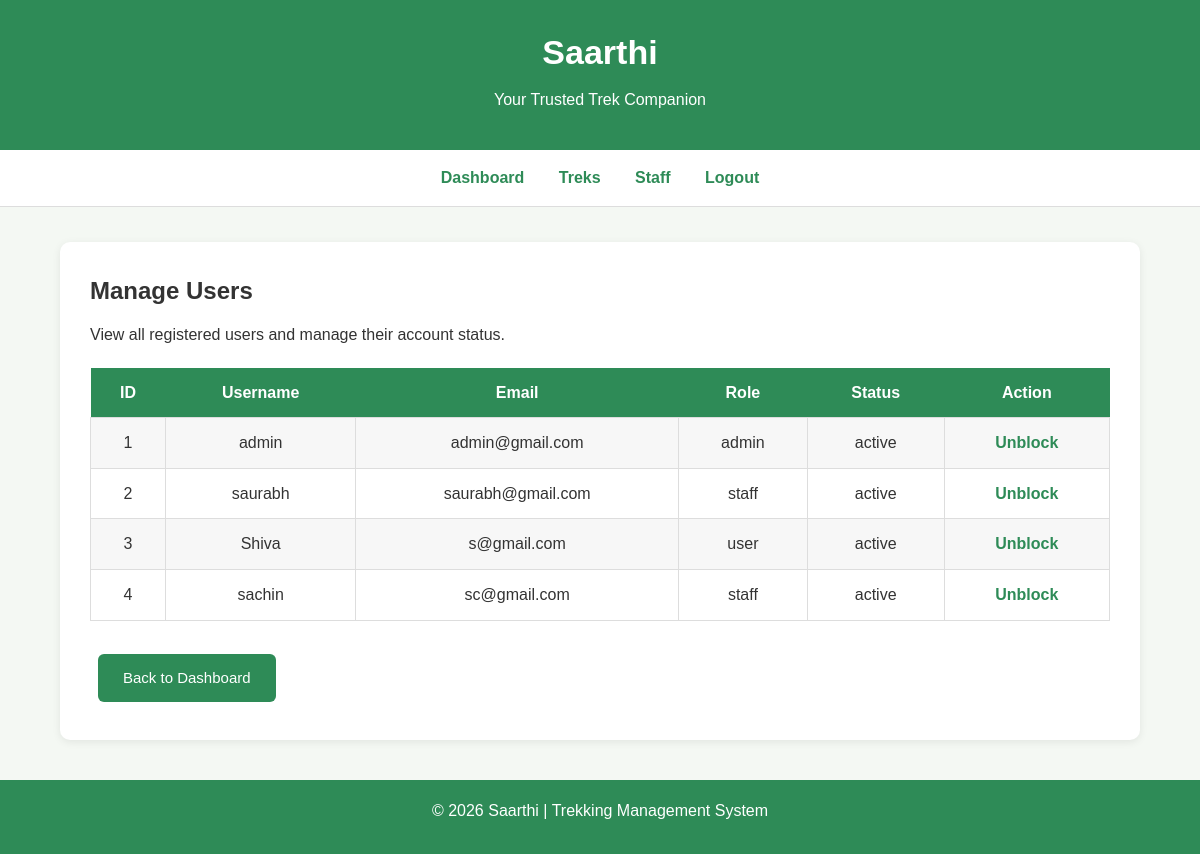
/users, run on an earlier commit of the app's database.
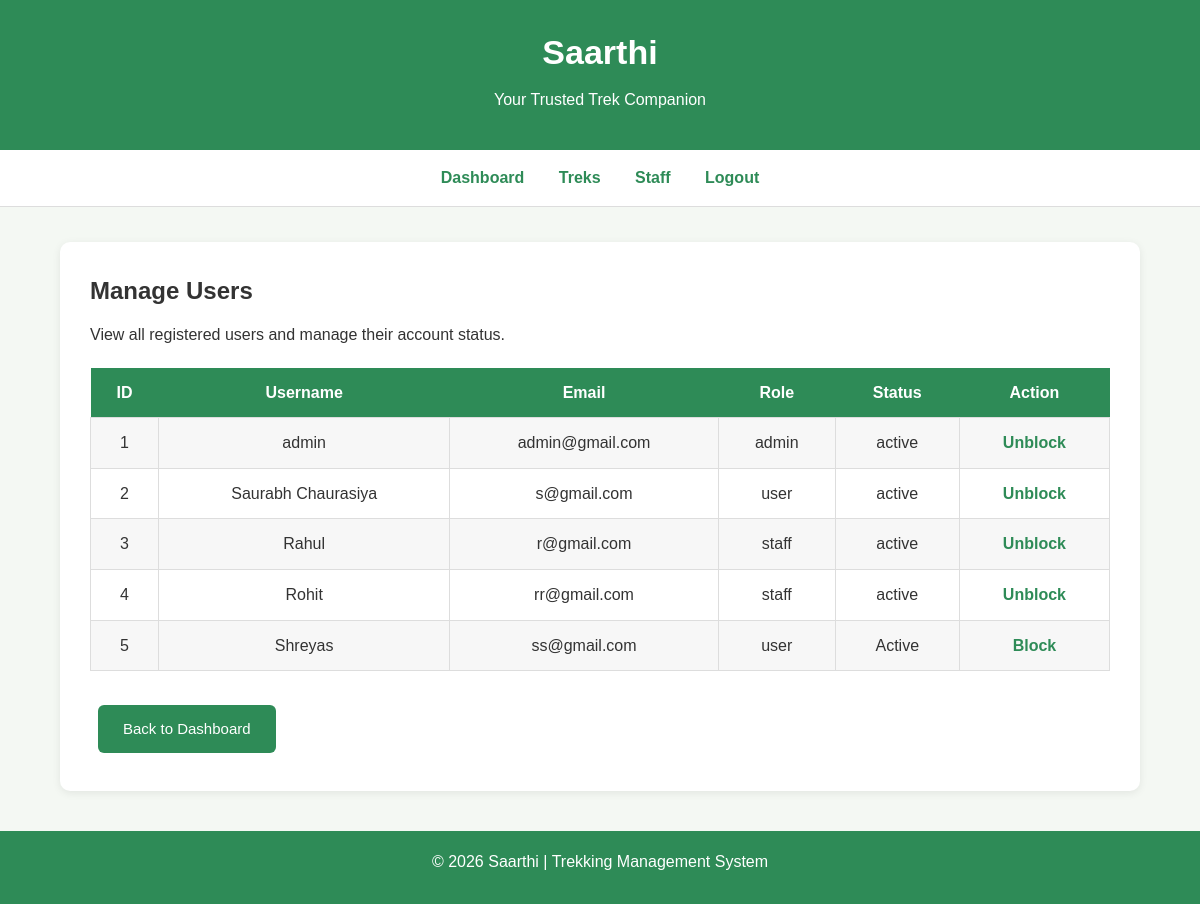
And on a later commit of the database.
### app.py (models this page shows)
class User(db.Model):
    id = db.Column(db.Integer, primary_key=True)
    username = db.Column(db.String(50), unique=True, nullable=False)
    email = db.Column(db.String(120), unique=True, nullable=False)
    password = db.Column(db.String(60), nullable=False)
    role = db.Column(db.String(20), nullable = False)
    status = db.Column(db.String(20), default="active")

### app.py (the view)
@app.route("/users")
def manage_users():
    users = User.query.all()
    return render_template('Admin/manage_users.html', users=users)

### templates/Admin/manage_users.html (shortened to what this page needs)
<!doctype html>
<html lang="en">
  <head>
    <link
      rel="stylesheet"
      href="{{ url_for('static', filename='css/style.css') }}"
    />
  </head>
  <body>
    <header>
      <h1>Saarthi</h1>
      <p>Your Trusted Trek Companion</p>
    </header>
    <nav>
      <a href="/admin_dashboard">Dashboard</a>
      <a href="/treks">Treks</a>
      <a href="/staff">Staff</a>
      <a href="/logout">Logout</a>
    </nav>
    <div class="container">
      <div class="card">
        <h2>Manage Users</h2>
        <p>View all registered users and manage their account status.</p>
        <table>
          <tr>
            <th>ID</th>
            <th>Username</th>
            <th>Email</th>
            <th>Role</th>
            <th>Status</th>
            <th>Action</th>
          </tr>
          {% for user in users %}
          <tr>
            <td>{{ user.id }}</td>
            <td>{{ user.username }}</td>
            <td>{{ user.email }}</td>
            <td>{{ user.role }}</td>
            <td>{{ user.status }}</td>
            <td>
              {% if user.status == "Active" %}
              <a href="/block_user/{{ user.id }}">Block</a>
              {% else %}
              <a href="/unblock_user/{{ user.id }}">Unblock</a>
              {% endif %}
            </td>
          </tr>
          {% endfor %}
        </table>
        <br />
        <a href="/admin_dashboard" class="btn"> Back to Dashboard </a>
      </div>
    </div>
    <footer>
      <p>© 2026 Saarthi | Trekking Management System</p>
    </footer>
  </body>
</html>

### static/css/style.css (style rules this page uses)
* { margin:0; padding:0; box-sizing:border-box; }
body { font-family:Arial, Helvetica, sans-serif; background:#f4f8f3; color:#333; line-height:1.6; }
header { background:#2e8b57; color:white; text-align:center; padding:25px; }
header h1 { font-size:34px; margin-bottom:8px; }
header p { font-size:16px; }
nav { background:white; text-align:center; padding:15px; border-bottom:1px solid #dddddd; }
nav a { color:#2e8b57; text-decoration:none; margin:0 15px; font-weight:bold; }
.container { width:90%; max-width:1100px; margin:35px auto; }
.card { background:white; padding:30px; border-radius:10px; box-shadow:0 2px 8px rgba(0,0,0,0.08); margin-bottom:30px; }
.btn { display:inline-block; background:#2e8b57; color:white; text-decoration:none; padding:12px 25px; border-radius:6px; margin:8px; border:none; cursor:pointer; font-size:15px; }
table { width:100%; border-collapse:collapse; background:white; margin-top:20px; }
table th { background:#2e8b57; color:white; padding:12px; }
table td { padding:12px; border:1px solid #dddddd; text-align:center; }
table tr:nth-child(even) { background:#f7f7f7; }
table a { color:#2e8b57; text-decoration:none; font-weight:bold; }
h1 { margin-bottom:15px; }
h2 { margin-bottom:12px; }
p { margin-bottom:12px; }
a { color:#2e8b57; }
footer { margin-top:40px; background:#2e8b57; color:white; text-align:center; padding:18px; }

What changed in the data, as far as the page shows it:
changed User id 2: username "saurabh" → "Saurabh Chaurasiya"; email "saurabh@gmail.com" → "s@gmail.com"; role "staff" → "user"
changed User id 3: username "Shiva" → "Rahul"; email "s@gmail.com" → "r@gmail.com"; role "user" → "staff"
changed User id 4: username "sachin" → "Rohit"; email "sc@gmail.com" → "rr@gmail.com"
added User: id "5", username "Shreyas", email "ss@gmail.com", role "user", status "Active"
